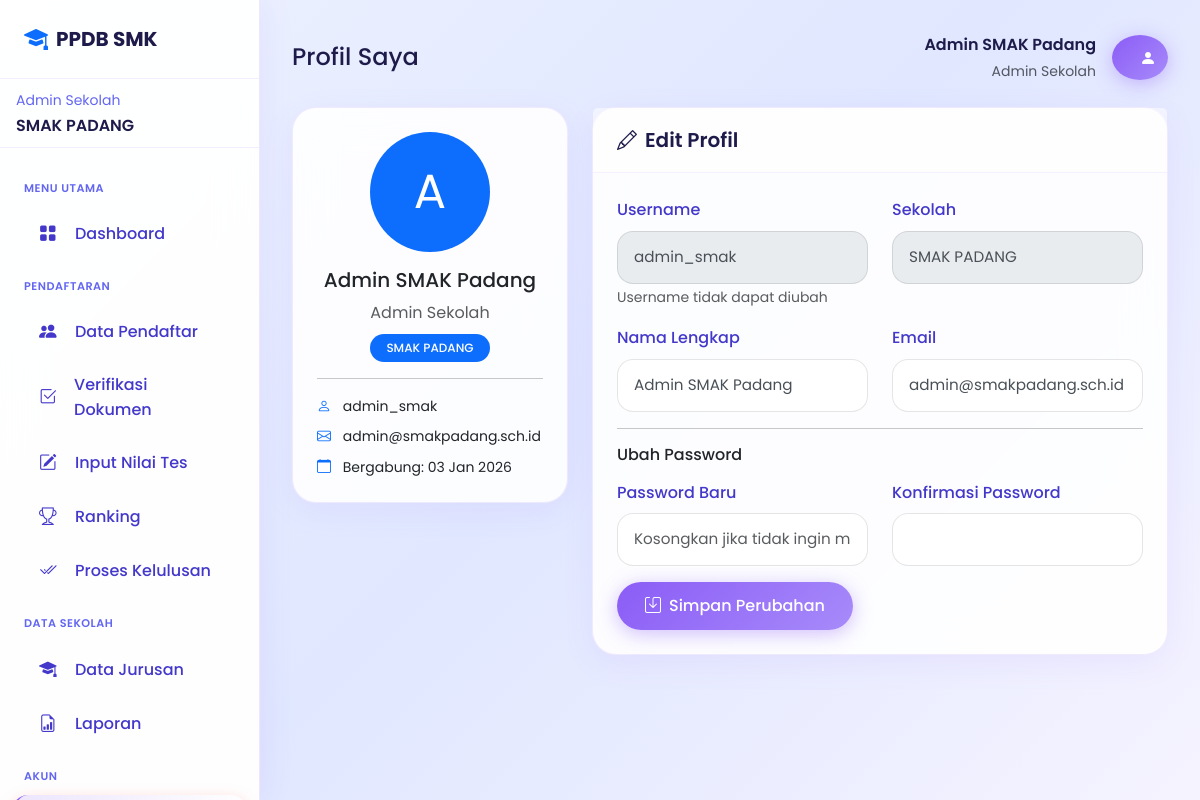
The page /admin/profil.php (signed in) on the database its author committed.
### tables this page shows
CREATE TABLE `tb_admin_sekolah` (
  `id_admin_sekolah` int(11) NOT NULL,
  `id_smk` int(11) NOT NULL,
  `username` varchar(50) NOT NULL,
  `password` varchar(255) NOT NULL,
  `nama_lengkap` varchar(100) NOT NULL,
  `email` varchar(100) NOT NULL,
  `no_telepon` varchar(20) DEFAULT NULL,
  `jabatan` varchar(50) DEFAULT NULL,
  `foto` varchar(255) DEFAULT NULL,
  `is_active` tinyint(1) DEFAULT 1,
  `last_login` timestamp NULL DEFAULT NULL,
  `created_at` timestamp NOT NULL DEFAULT current_timestamp(),
  `updated_at` timestamp NOT NULL DEFAULT current_timestamp() ON UPDATE current_timestamp()
);

CREATE TABLE `tb_smk` (
  `id_smk` int(11) NOT NULL,
  `npsn` varchar(20) NOT NULL,
  `nama_sekolah` varchar(200) NOT NULL,
  `alamat` text NOT NULL,
  `kelurahan` varchar(100) DEFAULT NULL,
  `kecamatan` varchar(100) DEFAULT NULL,
  `kode_pos` varchar(10) DEFAULT NULL,
  `latitude` decimal(10,8) NOT NULL,
  `longitude` decimal(11,8) NOT NULL,
  `telepon` varchar(20) DEFAULT NULL,
  `email` varchar(100) DEFAULT NULL,
  `website` varchar(150) DEFAULT NULL,
  `jumlah_siswa` int(11) NOT NULL,
  `jumlah_guru` int(11) NOT NULL,
  `nama_kepsek` varchar(100) NOT NULL,
  `foto_utama` varchar(225) NOT NULL,
  `foto_tambahan` varchar(225) NOT NULL,
  `deskripsi` text NOT NULL
);

### config/database.php (called while the page is built, shortened)
<?php
class Database {
    private static $instance = null;
    private $connection;
    private function __construct() {
        try {
            $dsn = "mysql:host=" . DB_HOST . ";dbname=" . DB_NAME . ";charset=" . DB_CHARSET;
            $options = [
                PDO::ATTR_ERRMODE => PDO::ERRMODE_EXCEPTION,
                PDO::ATTR_DEFAULT_FETCH_MODE => PDO::FETCH_ASSOC,
                PDO::ATTR_EMULATE_PREPARES => false,
                PDO::MYSQL_ATTR_INIT_COMMAND => "SET NAMES " . DB_CHARSET
            ];
            $this->connection = new PDO($dsn, DB_USER, DB_PASS, $options);
        } catch (PDOException $e) {
            die("Koneksi database gagal: " . $e->getMessage());
        }
    }
    public static function getInstance() {
        if (self::$instance === null) {
            self::$instance = new self();
        }
        return self::$instance;
    }
    public function query($sql, $params = []) {
        try {
            $stmt = $this->connection->prepare($sql);
            $stmt->execute($params);
            return $stmt;
        } catch (PDOException $e) {
            error_log("Database Query Error: " . $e->getMessage());
            throw $e;
        }
    }
    public function fetch($sql, $params = []) {
        $stmt = $this->query($sql, $params);
        return $stmt->fetch();
    }
}
function db() {
    return Database::getInstance();
}

### config/session.php (called while the page is built, shortened)
<?php
class Session {
    public static function get($key, $default = null) {
        return $_SESSION[$key] ?? $default;
    }
    public static function getUserId() {
        return self::get('user_id');
    }
}

### config/functions.php (called while the page is built, shortened)
<?php
require_once __DIR__ . '/database.php';
function formatDate($date, $format = 'd F Y')
{
    $months = [
        'January' => 'Januari',
        'February' => 'Februari',
        'March' => 'Maret',
        'April' => 'April',
        'May' => 'Mei',
        'June' => 'Juni',
        'July' => 'Juli',
        'August' => 'Agustus',
        'September' => 'September',
        'October' => 'Oktober',
        'November' => 'November',
        'December' => 'Desember'
    ];
    $formatted = date($format, strtotime($date));
    return strtr($formatted, $months);
}

### admin/profil.php (the view, shortened to what this page needs)
<?php
$pageTitle = 'Profil Saya';
require_once 'includes/header.php';
$admin = db()->fetch(
    "SELECT a.*, s.nama_sekolah FROM tb_admin_sekolah a
     LEFT JOIN tb_smk s ON a.id_smk = s.id_smk
     WHERE a.id_admin_sekolah = ?",
    [$adminId]
);
?>
<div class="row g-4">
    <div class="col-lg-4">
        <div class="card text-center">
            <div class="card-body">
                <div class="mb-3">
                    <div class="rounded-circle bg-primary d-flex align-items-center justify-content-center mx-auto"
                        style="width:120px;height:120px;font-size:3rem;color:white;">
                        <?= strtoupper(substr($admin['nama_lengkap'], 0, 1)) ?>
                    </div>
                </div>
                <h5><?= htmlspecialchars($admin['nama_lengkap']) ?></h5>
                <p class="text-muted mb-2">Admin Sekolah</p>
                <span class="badge bg-primary"><?= htmlspecialchars($admin['nama_sekolah']) ?></span>
                <hr>
                <div class="text-start">
                    <p class="small mb-2">
                        <i class="bi bi-person me-2 text-primary"></i>
                        <?= htmlspecialchars($admin['username']) ?>
                    </p>
                    <p class="small mb-2">
                        <i class="bi bi-envelope me-2 text-primary"></i>
                        <?= htmlspecialchars($admin['email'] ?? '-') ?>
                    </p>
                    <p class="small mb-0">
                        <i class="bi bi-calendar me-2 text-primary"></i>
                        Bergabung: <?= formatDate($admin['created_at'] ?? date('Y-m-d'), 'd M Y') ?>
                    </p>
                </div>
            </div>
        </div>
    </div>
    <div class="col-lg-8">
        <div class="card">
            <div class="card-header">
                <h5 class="mb-0"><i class="bi bi-pencil me-2"></i>Edit Profil</h5>
            </div>
            <div class="card-body">
                <form method="POST">
                    <div class="row mb-3">
                        <div class="col-md-6">
                            <label class="form-label">Username</label>
                            <input type="text" class="form-control" value="<?= htmlspecialchars($admin['username']) ?>" disabled>
                            <small class="text-muted">Username tidak dapat diubah</small>
                        </div>
                        <div class="col-md-6">
                            <label class="form-label">Sekolah</label>
                            <input type="text" class="form-control" value="<?= htmlspecialchars($admin['nama_sekolah']) ?>" disabled>
                        </div>
                    </div>
                    <div class="row mb-3">
                        <div class="col-md-6">
                            <label class="form-label">Nama Lengkap</label>
                            <input type="text" name="nama_lengkap" class="form-control"
                                value="<?= htmlspecialchars($admin['nama_lengkap']) ?>" required>
                        </div>
                        <div class="col-md-6">
                            <label class="form-label">Email</label>
                            <input type="email" name="email" class="form-control"
                                value="<?= htmlspecialchars($admin['email'] ?? '') ?>">
                        </div>
                    </div>
                    <hr>
                    <h6 class="mb-3">Ubah Password</h6>
                    <div class="row mb-3">
                        <div class="col-md-6">
                            <label class="form-label">Password Baru</label>
                            <input type="password" name="password_baru" class="form-control"
                                placeholder="Kosongkan jika tidak ingin mengubah">
                        </div>
                        <div class="col-md-6">
                            <label class="form-label">Konfirmasi Password</label>
                            <input type="password" name="konfirm_password" class="form-control">
                        </div>
                    </div>
                    <button type="submit" class="btn btn-primary">
                        <i class="bi bi-save me-2"></i>Simpan Perubahan
                    </button>
                </form>
            </div>
        </div>
    </div>
</div>
<?php require_once 'includes/footer.php'; ?>

### admin/includes/header.php (shortened to what this page needs)
<?php
require_once dirname(__DIR__, 2) . '/config/database.php';
require_once dirname(__DIR__, 2) . '/config/functions.php';
require_once dirname(__DIR__, 2) . '/config/session.php';
$adminId = Session::getUserId();
$admin = db()->fetch(
    "SELECT a.*, s.nama_sekolah, s.id_smk FROM tb_admin_sekolah a
     LEFT JOIN tb_smk s ON a.id_smk = s.id_smk
     WHERE a.id_admin_sekolah = ?",
    [$adminId]
);
$currentPage = basename($_SERVER['PHP_SELF'], '.php');
?>
<!DOCTYPE html>
<html lang="id">
<head>
    <link href="https://cdn.jsdelivr.net/npm/bootstrap@5.3.2/dist/css/bootstrap.min.css" rel="stylesheet">
    <link href="https://cdn.jsdelivr.net/npm/bootstrap-icons@1.11.1/font/bootstrap-icons.css" rel="stylesheet">
    <link rel="stylesheet" href="<?= SITE_URL ?>/assets/css/style.css">
</head>
<body>
    <aside class="sidebar">
        <div class="sidebar-header">
            <a href="<?= SITE_URL ?>" class="sidebar-brand">
                <i class="bi bi-mortarboard-fill text-primary"></i>
                PPDB SMK
            </a>
        </div>
        <div class="px-3 py-2 border-bottom border-subtle">
            <small class="text-muted">Admin Sekolah</small>
            <div class="fw-semibold text-truncate"><?= htmlspecialchars($admin['nama_sekolah']) ?></div>
        </div>
        <nav class="sidebar-menu">
            <div class="sidebar-menu-label">Menu Utama</div>
            <a href="index.php" class="sidebar-link <?= $currentPage === 'index' ? 'active' : '' ?>">
                <i class="bi bi-grid-fill"></i>
                <span>Dashboard</span>
            </a>
            <div class="sidebar-menu-label">Pendaftaran</div>
            <a href="pendaftar.php" class="sidebar-link <?= $currentPage === 'pendaftar' ? 'active' : '' ?>">
                <i class="bi bi-people-fill"></i>
                <span>Data Pendaftar</span>
            </a>
            <a href="verifikasi.php" class="sidebar-link <?= $currentPage === 'verifikasi' ? 'active' : '' ?>">
                <i class="bi bi-check2-square"></i>
                <span>Verifikasi Dokumen</span>
            </a>
            <a href="seleksi.php" class="sidebar-link <?= $currentPage === 'seleksi' ? 'active' : '' ?>">
                <i class="bi bi-pencil-square"></i>
                <span>Input Nilai Tes</span>
            </a>
            <a href="ranking.php" class="sidebar-link <?= $currentPage === 'ranking' ? 'active' : '' ?>">
                <i class="bi bi-trophy"></i>
                <span>Ranking</span>
            </a>
            <a href="proses-kelulusan.php" class="sidebar-link <?= $currentPage === 'proses-kelulusan' ? 'active' : '' ?>">
                <i class="bi bi-check2-all"></i>
                <span>Proses Kelulusan</span>
            </a>
            <div class="sidebar-menu-label">Data Sekolah</div>
            <a href="jurusan.php" class="sidebar-link <?= $currentPage === 'jurusan' ? 'active' : '' ?>">
                <i class="bi bi-mortarboard-fill"></i>
                <span>Data Jurusan</span>
            </a>
            <a href="laporan.php" class="sidebar-link <?= $currentPage === 'laporan' ? 'active' : '' ?>">
                <i class="bi bi-file-earmark-bar-graph"></i>
                <span>Laporan</span>
            </a>
            <div class="sidebar-menu-label">Akun</div>
            <a href="profil.php" class="sidebar-link <?= $currentPage === 'profil' ? 'active' : '' ?>">
            </a>
        </nav>
    </aside>
    <main class="main-content">
        <div class="d-flex justify-content-between align-items-center mb-4">
            <div>
                <h4 class="mb-0 d-inline"><?= $pageTitle ?? 'Dashboard' ?></h4>
            </div>
            <div class="d-flex align-items-center gap-3">
                <div class="text-end d-none d-md-block">
                    <div class="fw-semibold"><?= htmlspecialchars($admin['nama_lengkap']) ?></div>
                    <small class="text-muted">Admin Sekolah</small>
                </div>
                <div class="dropdown">
                    <button class="btn btn-primary rounded-circle" data-bs-toggle="dropdown" style="width:45px;height:45px;">
                        <i class="bi bi-person-fill"></i>
                    </button>
                </div>
            </div>
        </div>

### rows shown on the page
tb_admin_sekolah: id_smk.nama_sekolah "SMAK PADANG", nama_lengkap "Admin SMAK Padang", nama_lengkap "A", username "admin_smak", email "admin@smakpadang.sch.id"

### other values the page prints
$pageTitle "Profil Saya"
